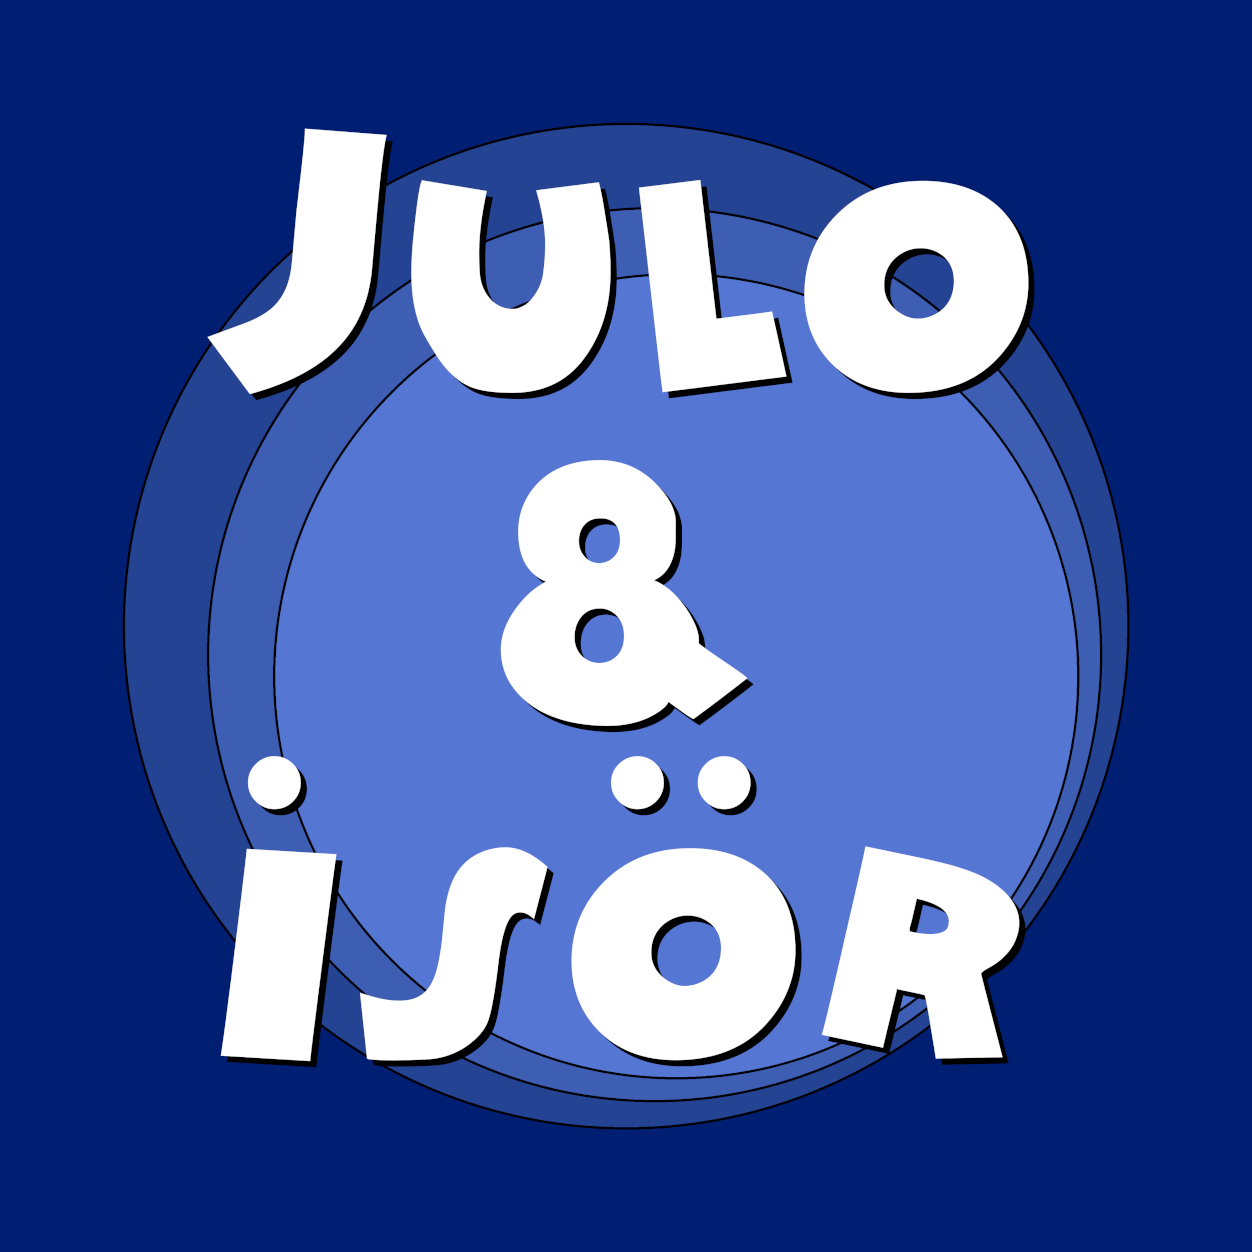

Generate this figure with Python:
import os
import shutil
from card_generator import CardGenerator
from google_sheet_service import GoogleSheetService
from datetime import datetime

dir_path = 'out_thanking_gift/'

try:
    shutil.rmtree(dir_path)
except OSError as e:
    print("Error: %s : %s" % (dir_path, e.strerror))

os.mkdir(dir_path)

cg = CardGenerator()

start_time = datetime.now()
print('Started seating card generation at {}'.format(start_time) )
img = cg.generate_image('Julo & nl isör')
img.save(dir_path + 'thanking_gift.png')
end_time = datetime.now()
print('Image generation ended at {} after {}'.format(end_time, end_time-start_time))